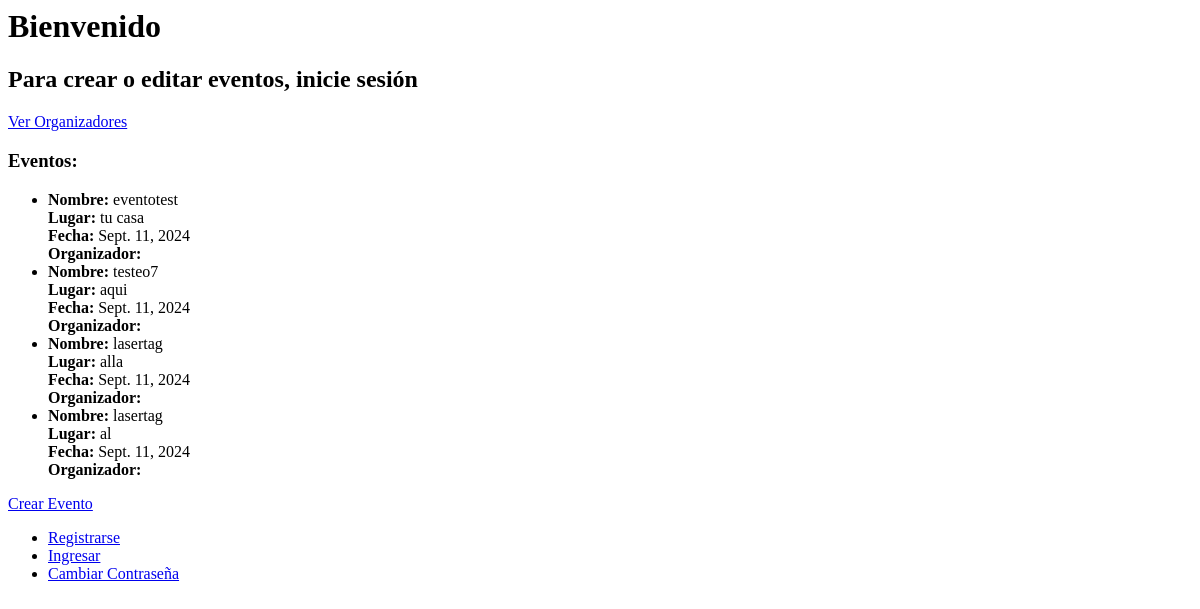
Before: / with the older database file.
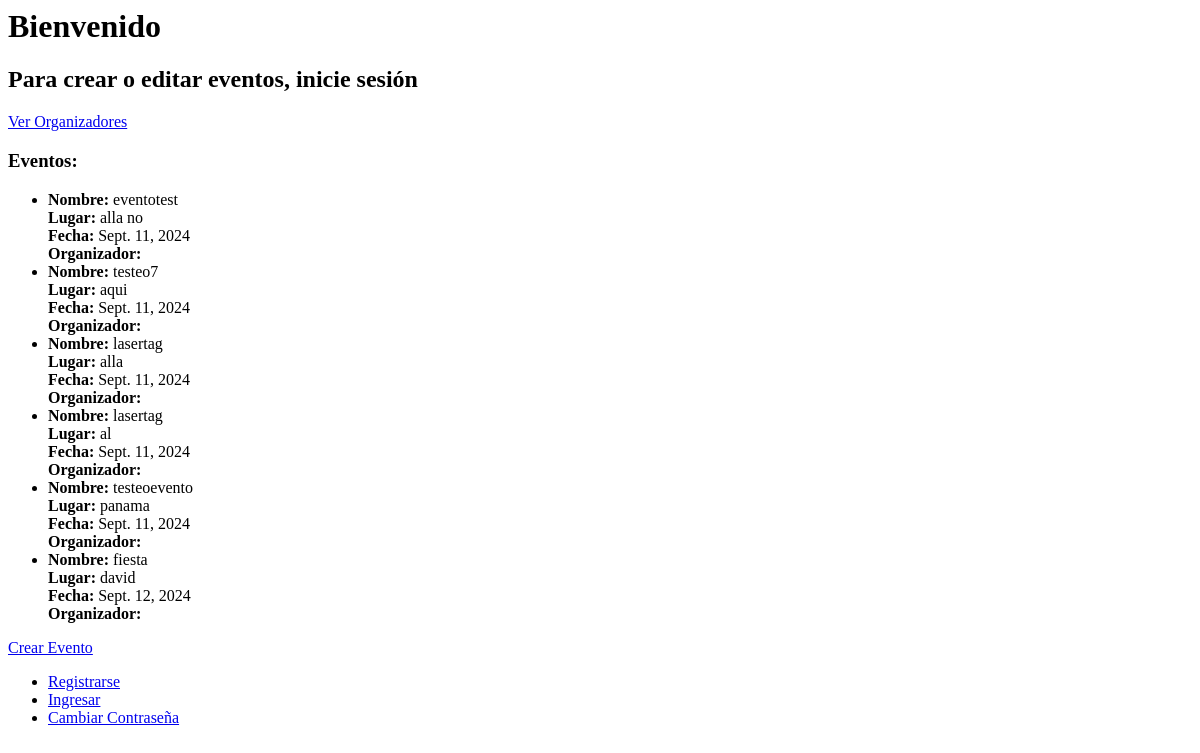
After: the same page with the newer database file.
### eventos/models.py (models this page shows, shortened)
class Evento(models.Model):
    nombre = models.CharField(max_length=100)
    lugar = models.CharField(max_length=100)
    fecha = models.DateField(default=timezone.now)
    organizador = models.ForeignKey(CustomUser, on_delete=models.CASCADE)
    fecha_creacion = models.DateField(default=timezone.now)

### eventos/views.py (the view)
# urls.py: 2. Add a URL to urlpatterns:  path('', Home.as_view(), name='home')
class Home(ListView):
    model = Evento
    template_name = 'eventos/home.html'

### eventos/templates/eventos/home.html
<h1>Bienvenido</h1>
{% if user.is_authenticated %}
  <h2>Bienvenido, {{ user.username }}!</h2>
  <p>Está correctamente en línea.</p>
  <a href="{% url 'eventos:organizadores' %}">Ver Organizadores</a>
  <h3>Eventos:</h3>
  <ul>
    {% for evento in object_list %}
  <li>
    <strong>Nombre:</strong> {{ evento.nombre }}<br>
    <strong>Lugar:</strong> {{ evento.lugar }}<br>
    <strong>Fecha:</strong> {{ evento.fecha }}<br>
    <strong>Organizador:</strong> {{ evento.organizador.nombre }}<br>
    {% if evento.organizador == user %}
      <a href="{% url 'eventos:editar_evento' evento.id %}">Editar Evento</a>
    {% else %}
      <p>No tiene permiso para editar este evento.</p>
    {% endif %}
  </li>
{% empty %}
  <li>No hay eventos disponibles.</li>
{% endfor %}
  </ul>
  <p><a href="{% url 'eventos:crear_evento' %}">Crear Evento</a></p>
  <p><a href="{% url 'account_logout' %}">Cerrar sesión</a></p>
{% else %}
  <h2>Para crear o editar eventos, inicie sesión</h2>
  <a href="{% url 'eventos:organizadores' %}">Ver Organizadores</a>
  <h3>Eventos:</h3>
  <ul>
    {% for evento in object_list %}
      <li>
        <strong>Nombre:</strong> {{ evento.nombre }}<br>
        <strong>Lugar:</strong> {{ evento.lugar }}<br>
        <strong>Fecha:</strong> {{ evento.fecha }}<br>
        <strong>Organizador:</strong> {{ evento.organizador.nombre }}<br>
      </li>
    {% empty %}
      <li>No hay eventos disponibles.</li>
    {% endfor %}
  </ul>
  <p><a href="{% url 'eventos:crear_evento' %}">Crear Evento</a></p>
{% endif %}
<ul>
  {% if not user.is_authenticated %}
    <li><a href="{% url 'account_signup' %}">Registrarse</a></li>
    <li><a href="{% url 'account_login' %}">Ingresar</a></li>
  {% endif %}
  <li><a href="{% url 'account_reset_password' %}">Cambiar Contraseña</a></li>
</ul>

Changed rows visible on the page:
changed Evento "eventotest": lugar "tu casa" → "alla no"
added Evento: nombre "testeoevento", lugar "panama", fecha "Sept. 11, 2024"
added Evento: nombre "fiesta", lugar "david", fecha "Sept. 12, 2024"
